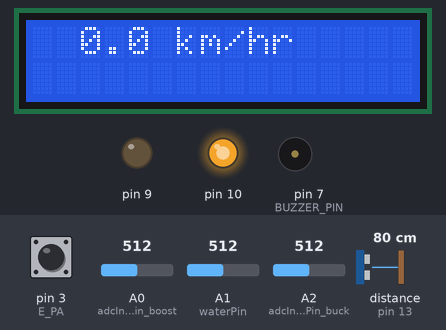
Recording of a sketch running on a simulated Arduino Uno, built with avr-gcc and run on an emulated ATmega328P. Parts: 16×2 character LCD, output pins drawn as LEDs (lit = HIGH), buzzer (waves = sounding, pin HIGH). Inputs (shaded band) come from the test bench; at power-on: distance to the obstacle (sensor on pin 13) 80 cm, A1 (waterPin) = 512, A0 (adcInputPin_boost) = 512, pin 3 (E_PA) HIGH, A2 (adcInputPin_buck) = 512. The echo pulse lasts 58.3 µs per cm; what the sketch prints to the serial monitor is not drawn.

Above: at 2.2 s.
2.3 s: distance to the obstacle (sensor on pin 13) set to 34 cm
3.8 s: distance to the obstacle (sensor on pin 13) set to 29 cm
At 5.8 s:
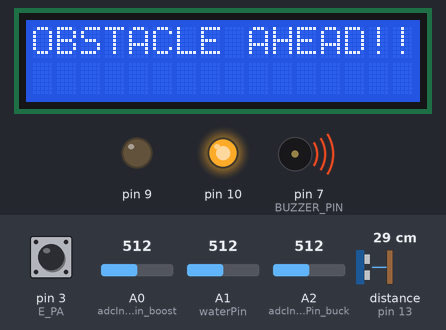
6.8 s: A1 (waterPin) set to 268
9.8 s: A1 (waterPin) set to 239
At 12.6 s:
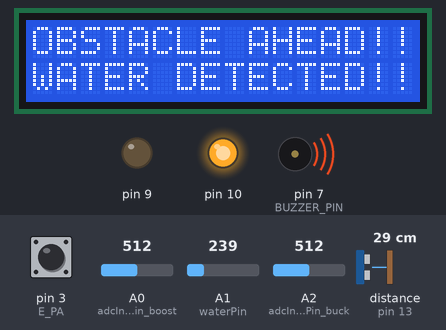
12.8 s: distance to the obstacle (sensor on pin 13) set to 35 cm
At 14.0 s:
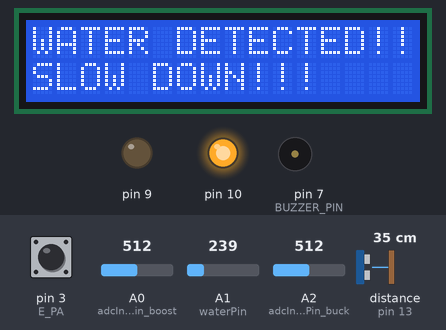
15.6 s: A0 (adcInputPin_boost) set to 223
18.6 s: A0 (adcInputPin_boost) set to 191
At 26.89 s:
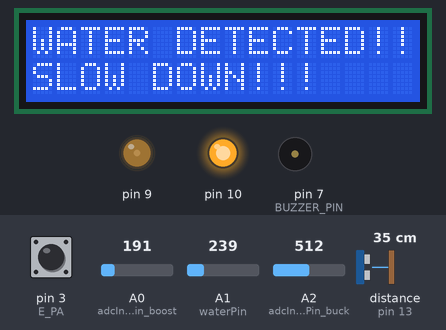
Timing chart, 0 to 31.5 s (numbered marks = the images above; inputs shaded):
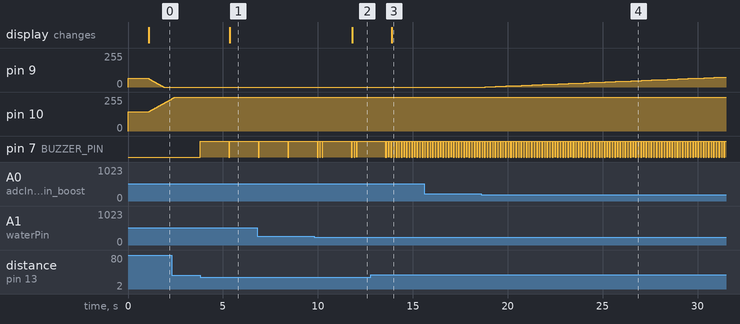

Measured:
- the behaviour switches between 31 and 30 cm on distance to the obstacle (sensor on pin 13) (found by bisection; images 0 and 1)
- the behaviour switches between 250 and 249 on A1 (waterPin) (found by bisection; images 1 and 2)
- the behaviour switches between 205 and 204 on A0 (adcInputPin_boost) (found by bisection; images 3 and 4)
- after the input at 3.8 s, pin 7 (BUZZER_PIN): LOW → HIGH at once, → LOW 1.5 s later, → HIGH 0.05 s later; the display: changes after 1.6 s (image 1)
- after the input at 9.8 s, the display: changes after 2.0 s (image 2)
- after the input at 12.8 s, the display: changes after 1.1 s (image 3)
- after the input at 18.6 s, pin 9: moves from 0/255 to 75/255 over 12.6 s, starting after 0.23 s

The sketch:

main.ino
```cpp
#include "BC_PWM_CODE.h"
#include <ServoTimer2Plus.h>
#include <Arduino.h>
#include "servo.h"
#include "VOLTAGE_INDICATOR.h"
#include "LCD_INTERFACE.h"
#include "ENCODERS.h"
#include "SENSORS.h"


void setup() {

  Serial.begin(9600);

  servo_init(servoPin);

  BC_PWM_INIT();
  encoders_init();
  LCD_init();
  sensor_detection_init(TRIGGER_PIN, ECHO_PIN, BUZZER_PIN);

}

void loop() {

  // put your main code here, to run repeatedly:

  // Encoders

  RPMA = RPM_CalculationA();

  speed_km_hr = speed_conversion(RPMA);
  print_RPMA();


  LCD_TRANSITION();
  LCD_DISPLAY(current_state, prev_state);

  READ_AND_CONVERT_VOLTAGES();

  //Serial.print("  ADC Value = ");
  //Serial.println(ADC_VALUE);

  ADJUST_DUTY_RATIO_BOOST();
  ADJUST_DUTY_RATIO_BUCK();

  //Serial.print("V_ADC = ");
  //Serial.print(V_REF_MEAS);

  //Serial.print("  OCR1B = ");
  //Serial.println(OCR1B);

  //Serial.print("  OCR1A = ");
  //Serial.println(OCR1A);

  waterSensor(waterPin);

  sensor_measure_distance();
  sensor_print_distance();

  servo_rotate();


}
```

BC_PWM_CODE.cpp
```cpp
#include <Arduino.h>
#include "BC_PWM_CODE.h"
#include "VOLTAGE_INDICATOR.h"

#include <Arduino.h>

#include "BC_PWM_CODE.h"

int OCR_ARRAY[100] = {0};

#define OCR1N_MIN 0
#define OCR1N_MAX 159
#define OCR_STEP 1

void BC_PWM_INIT(){ // Uses Timer 1
  // A non-inverting PWM signal with an output frequency of ~= 100khz for pins 9 and 10
  DDRB |= (1 << 1); // Pin 9

  DDRB |= (1 << 2); // Pin 10
  // DDRB |= ((1 << 1) | (1 << 2));

  //Reset Counter and registers on initialization
  TCNT1 = 0;
  TCCR1A = 0;
  TCCR1B = 0;

  // Initilize the prescaler
  TCCR1B |= (1 << CS10); // N = 1
  TCCR1B &= ~((1 << CS11) | (1 << CS12));

  // Set the TOP Value
  ICR1 = 159; // Fixed

  // OCR1A & OCR1B
  // D = OCR1N / (ICR1 + 1)

  // Boost Converter Light Bulb
  OCR1A = 40; // [OCR1A = 40] 25% (New Battery -> 9V) - [OCR1A = 80] 50% (Old Battery -> 6V)

  // Pin 10 ~ Buck Converter Servo
  OCR1B = 89; // [OCR1B = 89] 56% (New Battery -> 9V) - [OCR1B = 133] 83% (Old Battery -> 6V)

  // Initialize the mode -> Fast PWM
  TCCR1A |= ((1 << WGM11)); // Waveform generation mode description Mode 14
  TCCR1B |=  (1<<WGM12) | (1<<WGM13); // Since the WGM bits are split between the two registers (TCCR1A and TCCR1B)

  // Clear OC1B on compare match, set OC1B (pin 10) at BOTTOM (non-inverting mode)
  TCCR1A |= (1 << COM1B1);
  TCCR1A &= ~(1 << COM1B0);

  // Clear OC1B on compare match, set OC1B (pin 9) at BOTTOM (non-inverting mode)
  TCCR1A |= (1 << COM1A1);
  TCCR1A &= ~(1 << COM1A0);

}

void ADJUST_DUTY_RATIO_BOOST()
{
    if (V_REF_MIN < V_REF_MEAS_BOOST && V_REF_MEAS_BOOST < V_REF_MAX)
    {

        // Output voltage too HIGH -> decrease duty
        if (V_REF_MEAS_BOOST > V_REF_TARGET_MAX_BOOST)
        {
            if (OCR1A >= OCR1N_MIN + OCR_STEP)
                OCR1A -= OCR_STEP;
            else
                OCR1A = OCR1N_MIN;

        }

        // Output voltage too LOW -> increase duty
        else if (V_REF_MEAS_BOOST < V_REF_TARGET_MIN_BOOST)
        {
            if (OCR1A <= OCR1N_MAX - OCR_STEP)
                OCR1A += OCR_STEP;
            else
                OCR1A = OCR1N_MAX;

        }
    }
}

void ADJUST_DUTY_RATIO_BUCK(){

    if (V_REF_MIN < V_REF_MEAS_BUCK && V_REF_MEAS_BUCK < V_REF_MAX)
    {

        // Output voltage too HIGH -> decrease duty
        if (V_REF_MEAS_BUCK > V_REF_TARGET_MAX_BUCK)
        {
            if (OCR1B >= OCR1N_MIN + OCR_STEP)
                OCR1B -= OCR_STEP;
            else
                OCR1B = OCR1N_MIN;

        }

        // Output voltage too LOW -> increase duty
        else if (V_REF_MEAS_BUCK < V_REF_TARGET_MIN_BUCK)
        {
            if (OCR1B <= OCR1N_MAX - OCR_STEP)
                OCR1B += OCR_STEP;
            else
                OCR1B = OCR1N_MAX;
        }
    }
}
```

BC_PWM_CODE.h
```cpp
#ifndef BC_PWM
#define BC_PWM

//extern int OCR_ARRAY[100];

void BC_PWM_INIT(); // Initializes the pins, timers, registers, prescalers and performs Fast PWM to generate a 500khz waveform

void ADJUST_DUTY_RATIO_BOOST();
void ADJUST_DUTY_RATIO_BUCK();


#endif
```

ENCODERS.cpp
```cpp
#include "encoders.h"
#include "SENSORS.h"
#include <Arduino.h>

volatile unsigned long pulsesA;

volatile unsigned long TIME = 0;

unsigned long TIME_PREV_A = 0;
unsigned long lastPulseTimeA = 0;

int E_PA = 3;

float RPMA;

unsigned int pulses_per_turn = 20;

float speed_km_hr;


#define CONVERSION_FACTOR 3600 // Converts from seconds -> minutes for the RPM Calculation

#define WHEEL_RADIUS 0.35 //0.00175 // 0.35 // Metres
// Typical ~ 660 - 740 mm -> Cycle wheel

void encoders_init(){

  // Reset all to 0
  RPMA = 0;

  pulsesA = 0;

  TIME = millis();
  TIME_PREV_A = millis();

  pinMode(E_PA, INPUT_PULLUP);

  // Connect the encoder's signals to external interrupts to count pulses on changes.
  attachInterrupt(digitalPinToInterrupt(E_PA), countPulsesA, RISING);

  Serial.print("Encoder interrupt number = ");
  Serial.println(digitalPinToInterrupt(E_PA));

}

void countPulsesA(){
  unsigned long now = micros();
  if (now - lastPulseTimeA > 2000) {
    pulsesA++;
    lastPulseTimeA = now;
  }
}


float RPM_CalculationA(){

  unsigned long timeCurrent = millis();
  unsigned long DELTA_TIME = timeCurrent - TIME_PREV_A;

  if(DELTA_TIME > 100){

    noInterrupts();
    unsigned long pulseA = pulsesA;
    pulsesA = 0;
    interrupts();

    if(pulseA <= 1) {
      RPMA = 0.0;
    }

    else {
      RPMA = (pulseA * (float)CONVERSION_FACTOR) / ((float)pulses_per_turn * DELTA_TIME);
    }

    TIME_PREV_A = timeCurrent;

  }

  return RPMA;
}

float speed_conversion(float RPMA){

  static float angular_velocity;
  static float linear_velocity;
  static float speed_km_hr_float;

  angular_velocity = (((2.0*PI)/60.0) * RPMA); // N_rpm -> w
  linear_velocity = WHEEL_RADIUS * angular_velocity; // r * w = v

  speed_km_hr_float = linear_velocity * 3.6; // m/s to km/hr
  speed_km_hr = (float)(speed_km_hr_float);

  return speed_km_hr;

}

void print_RPMA() {

  static unsigned long TIME_PRINT_PREV = 0;

  if(millis() - TIME_PRINT_PREV >= 1000){

    Serial.print("Wheel speed RPM: ");
    Serial.println(RPMA);

    Serial.print("Wheel speed km/hr: ");
    Serial.println(speed_km_hr);

    Serial.print("Pulses A = ");
    Serial.println(pulsesA);

    TIME_PRINT_PREV = millis();

  }

}
```

ENCODERS.h
```cpp
#ifndef ENCODERS

#define ENCODERS

extern int E_PA;
extern float RPMA;
extern float speed_km_hr;

extern volatile unsigned long pulsesA;

void encoders_init();

// Returns nothing and increments the volatile pulse;
void countPulsesA();


float RPM_CalculationA();

float speed_conversion(float);

void print_RPMA();


#endif
```

SENSORS.cpp
```cpp
#include <Arduino.h>
#include "SENSORS.h"
#include <HCSR04.h>

bool waterDetected = false;
bool vehicleDetected = false;

int waterPin = A1;

int TRIGGER_PIN = 12;
int ECHO_PIN = 13;
int BUZZER_PIN = 7;

#define MAX_SENSOR_DISTANCE 400 // Maximum distance the sensor can measure

#define DESIRED_SENSOR_DISTANCE 30 // 300 // Adjust this value based on the desired distance we want the sensor to detect
// u = d/t

// u = vehicle speed (km/hr -> m/s) // Typically 30km/h to 50km/hr
// d = The distance which the ultra-sonic sensor detects the vehicle // Less than 300cm (3m) d <= 3m
// t = The time available for the cyclist to react before collision

float distance_cm;
unsigned long time;


UltraSonicDistanceSensor distanceSensor(TRIGGER_PIN, ECHO_PIN);

void sensor_detection_init(int TRIGGER_PIN, int ECHO_PIN, int BUZZER_PIN){
  // UltraSonicDistanceSensor sensor(triggerPin, echoPin, maxDistanceCm, absoluteTimeout); // Can also define the max distance and max time of measurement in (us)

  // If the distance is larger than 400cm (4m) the sensor would return a negative value
  // We can adjust the distance and the measurement time

  pinMode(BUZZER_PIN, OUTPUT); // Assume we are using a passive buzzer. We can adjust the frequency of the noise

}

float sensor_measure_distance(){

  distance_cm = distanceSensor.measureDistanceCm();
  //float distance_m = (distance_cm / 100.0); // Could convert the distance to metres if required

  if(distance_cm > MAX_SENSOR_DISTANCE){ // distance_cm > 400cm
    //Serial.print("The distance is negative");
    Serial.println("No vehicle incoming");
  }

  if (distance_cm > 0 && distance_cm <= DESIRED_SENSOR_DISTANCE){

    Serial.print("Vehicle incoming");

    digitalWrite(BUZZER_PIN, HIGH);
    delay(1000); // Delay for 1s
    digitalWrite(BUZZER_PIN, HIGH);
    delay(500); // Delay for 0.5s
    digitalWrite(BUZZER_PIN, LOW);
    delay(20); // Delay for 20ms

    vehicleDetected = true;
    // Need logic for the motor drivers to transition to BREAK then the REVERSE state
  }

  else{
    vehicleDetected = false;
  }

  return distance_cm;
}

void sensor_print_distance(){
  Serial.print(distance_cm);
  Serial.println(" cm");
}

bool waterSensor(int waterPin){

    int sensorValue = analogRead(waterPin);

    /*
    0-300: Dry / small moisture
    300-600: Damp
    600-1023: Wet
    */

    Serial.println(sensorValue);

    if(sensorValue < 250){

      Serial.print("Water Detected");

      digitalWrite(BUZZER_PIN, HIGH);
      delay(100);
      digitalWrite(BUZZER_PIN, LOW);
      delay(20);
      digitalWrite(BUZZER_PIN, HIGH);
      delay(100);
      digitalWrite(BUZZER_PIN, LOW);
      delay(20);


      waterDetected = true;
    }
    else{
        waterDetected = false;
    }

    return waterDetected;
}
```

SENSORS.h
```cpp
#ifndef SENSORS_H
#define SENSORS_H

#include <HCSR04.h>

// Sensor pins
extern int waterPin;

extern int TRIGGER_PIN;
extern int ECHO_PIN;
extern int BUZZER_PIN;

// Sensor Flags
extern bool waterDetected;
extern bool vehicleDetected;

extern float distance_cm;

bool waterSensor(int);

void sensor_detection_init(int, int, int);
float sensor_measure_distance();
void sensor_print_distance(); // Prints the distance on the serial monitor for debugging purposeses

#endif
```

VOLTAGE_INDICATOR.cpp
```cpp
#include <Arduino.h>
#include "VOLTAGE_INDICATOR.h"

#define ADC_RESOLUTION 1023.0

float V_REF_MIN = 0.0;
float V_REF_MAX = 5.0;

// BOOST CONVERTER - ADJUST based on DIVIDER NETWORK (R1 & R2)
float V_REF_TARGET_MIN_BOOST = 1.0;// V_Ref_max = 55V -> 1.0; // 1.0 -> 11V
float V_REF_TARGET_MAX_BOOST =  (12.0)/(11.0); // V_Ref_max = 55V -> (12.0)/(11.0); // 1.09 -> 12V

// BUCK CONVERTER
float V_REF_TARGET_MIN_BUCK = 4.5;
float V_REF_TARGET_MAX_BUCK =  5.0;


int adcInputPin_boost = A0;
int adcInputPin_buck = A2;

float V_REF_MEAS_BOOST = 0.0;
float V_REF_MEAS_BUCK  = 0.0;

void READ_AND_CONVERT_VOLTAGES(){

  // Dummy read after each mux switch lets the ADC sample-and-hold settle
  analogRead(adcInputPin_boost);
  int adc_boost = analogRead(adcInputPin_boost);

  analogRead(adcInputPin_buck);
  int adc_buck = analogRead(adcInputPin_buck);

  V_REF_MEAS_BOOST = (adc_boost * V_REF_MAX) / ADC_RESOLUTION;
  V_REF_MEAS_BUCK  = (adc_buck  * V_REF_MAX) / ADC_RESOLUTION;
}
```

VOLTAGE_INDICATOR.h
```cpp
#include <Arduino.h>

#ifndef VOLTAGE_INDICATOR
#define VOLTAGE_INDICATOR

extern float V_REF_MIN;
extern float V_REF_MAX;

extern float V_REF_MEAS_BOOST;
extern float V_REF_MEAS_BUCK;

// Boost Converter
extern float V_REF_TARGET_MIN_BOOST; // 11V
extern float V_REF_TARGET_MAX_BOOST; // 12V

// Buck Converter
extern float V_REF_TARGET_MIN_BUCK;
extern float V_REF_TARGET_MAX_BUCK;

extern int adcInputPin_boost;
extern int adcInputPin_buck;

void READ_AND_CONVERT_VOLTAGES();

#endif
```

servo.h
```cpp
#ifndef SERVO_H
#define SERVO_H

extern int servoPin;
extern int servo_angle;

//extern int testPin; // Apply a HIGH and LOW to simulate a switch press

//void servoTest(int testPin);

void servo_init(int);
void servo_detach();

void servo_rotate();
#endif
```

LCD_INTERFACE.cpp
```cpp
/*EVERYTHING IS WORKING FINE
ONLY PROBLEM -> NEED TO PRESS THE BUTTONS FOR YES, NO, START, END, TWICE TO ANSWER THE QUESTION -> Slightly Resolve
PROBLEM -> Currently, you would need to hold the button for a 1ms for it to work -> Need to resolve

NEED TO FIND A WAY TO TURN THE BUTTONS ON INSTANTLY ONCE PRESSED
*/

#include <Arduino.h>

#include <Wire.h>
#include <LiquidCrystal_I2C.h>

#include "LCD_INTERFACE.h"

#include "servo.h"

#include "ENCODERS.h"
#include "SENSORS.h"

#include <ServoTimer2Plus.h>


LiquidCrystal_I2C lcd(0x27, 16, 2); // 16 x 2 LCD screen

states current_state = SPEED_DISPLAY;
states prev_state = SPEED_DISPLAY;

unsigned long PREV_US_SENSOR_TIME = 0;
unsigned long PREV_WATER_SENSOR_TIME = 0;
unsigned long SENSOR_TIME = 0;


void LCD_init(){

  lcd.init();      // Initialize the LCD hardware
  lcd.display();

  lcd.backlight(); // Start with backlight ON
  delay(1000);

}

void LCD_TRANSITION(){

  if(vehicleDetected && waterDetected){
    current_state = WATER_US_DISPLAY;
  }

  else if(waterDetected){
    current_state = WATER_DISPLAY;
  }

  else if(vehicleDetected){
    current_state = US_SENSOR_DISPLAY;
  }

  else{
    current_state = SPEED_DISPLAY;
  }

}

void LCD_DISPLAY(states &current_state, states &prev_state){

  bool stateChanged = (current_state != prev_state);

  if (stateChanged){
    lcd.clear();
  }

  switch(current_state){

    case SPEED_DISPLAY:

      char buf[16]; // generous headroom, avoids any dtostrf overflow
      dtostrf(constrain(speed_km_hr, -99.9, 999.9), 5, 1, buf); // clamp so it never exceeds field width
      buf[15] = '\0'; // belt-and-braces null terminator
      lcd.setCursor(0, 0);
      lcd.print(buf);
      lcd.print(" km/hr   "); // trailing spaces overwrite any leftover longer text
      break;

    case WATER_US_DISPLAY:
      lcd.setCursor(0, 0);
      if(millis() - SENSOR_TIME >= 1500){
        lcd.print("OBSTACLE AHEAD!!!");
        lcd.setCursor(0, 1);
        lcd.print("WATER DETECTED!!!");
      }
      else{
        lcd.clear();
      }
      break;

    case US_SENSOR_DISPLAY:
      lcd.setCursor(0, 0);
      if(millis() - PREV_US_SENSOR_TIME >= 1500){
        lcd.print("OBSTACLE AHEAD!!!");
        PREV_US_SENSOR_TIME = millis();
      }
      else{
        lcd.clear();
      }
      break;

    case WATER_DISPLAY:

      lcd.setCursor(0, 0);

      if(millis() - PREV_WATER_SENSOR_TIME >= 1500){
        lcd.print("WATER DETECTED!!!");
        lcd.setCursor(0, 1);
        lcd.print("SLOW DOWN!!!");
      }
      else{
        lcd.clear();
      }
      break;

  }

  prev_state = current_state;

}
```

LCD_INTERFACE.h
```cpp
#ifndef LCD_INTERFACE
#define LCD_INTERFACE

#include <Wire.h>
#include <LiquidCrystal_I2C.h>
#include <Arduino.h>

extern LiquidCrystal_I2C lcd;

enum states{
  SPEED_DISPLAY,
  WATER_DISPLAY,
  US_SENSOR_DISPLAY,
  WATER_US_DISPLAY,
};

extern states current_state;
extern states prev_state;

void LCD_init(); // Initialize the LCD  Display address -> 0x27
void LCD_TRANSITION();
void LCD_DISPLAY(states &current_state, states &prev_state);


#endif
```
